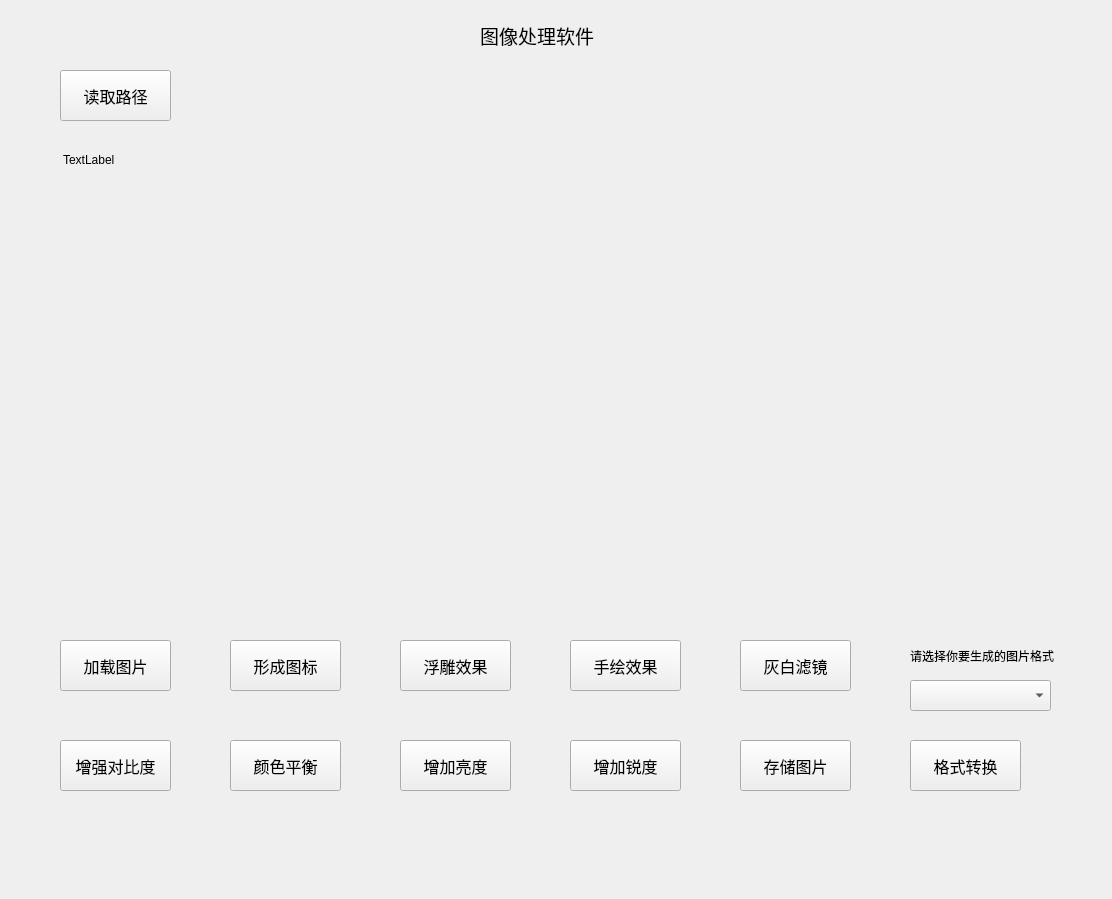
<?xml version="1.0" encoding="UTF-8"?>
<ui version="4.0">
 <class>Form</class>
 <widget class="QWidget" name="Form">
  <property name="geometry">
   <rect>
    <x>0</x>
    <y>0</y>
    <width>1112</width>
    <height>899</height>
   </rect>
  </property>
  <property name="windowTitle">
   <string>Form</string>
  </property>
  <widget class="QLabel" name="label">
   <property name="geometry">
    <rect>
     <x>480</x>
     <y>20</y>
     <width>181</width>
     <height>31</height>
    </rect>
   </property>
   <property name="font">
    <font>
     <family>Agency FB</family>
     <pointsize>14</pointsize>
    </font>
   </property>
   <property name="text">
    <string>图像处理软件</string>
   </property>
  </widget>
  <widget class="QPushButton" name="pushButton">
   <property name="geometry">
    <rect>
     <x>60</x>
     <y>70</y>
     <width>111</width>
     <height>51</height>
    </rect>
   </property>
   <property name="font">
    <font>
     <family>Agency FB</family>
     <pointsize>12</pointsize>
    </font>
   </property>
   <property name="text">
    <string>读取路径</string>
   </property>
  </widget>
  <widget class="QLabel" name="label_2">
   <property name="geometry">
    <rect>
     <x>63</x>
     <y>150</y>
     <width>61</width>
     <height>20</height>
    </rect>
   </property>
   <property name="text">
    <string>TextLabel</string>
   </property>
  </widget>
  <widget class="QPushButton" name="pushButton_2">
   <property name="geometry">
    <rect>
     <x>60</x>
     <y>640</y>
     <width>111</width>
     <height>51</height>
    </rect>
   </property>
   <property name="font">
    <font>
     <family>Agency FB</family>
     <pointsize>12</pointsize>
    </font>
   </property>
   <property name="text">
    <string>加载图片</string>
   </property>
  </widget>
  <widget class="QPushButton" name="pushButton_3">
   <property name="geometry">
    <rect>
     <x>400</x>
     <y>640</y>
     <width>111</width>
     <height>51</height>
    </rect>
   </property>
   <property name="font">
    <font>
     <family>Agency FB</family>
     <pointsize>12</pointsize>
    </font>
   </property>
   <property name="text">
    <string>浮雕效果</string>
   </property>
  </widget>
  <widget class="QPushButton" name="pushButton_4">
   <property name="geometry">
    <rect>
     <x>230</x>
     <y>640</y>
     <width>111</width>
     <height>51</height>
    </rect>
   </property>
   <property name="font">
    <font>
     <family>Agency FB</family>
     <pointsize>12</pointsize>
    </font>
   </property>
   <property name="text">
    <string>形成图标</string>
   </property>
  </widget>
  <widget class="QPushButton" name="pushButton_5">
   <property name="geometry">
    <rect>
     <x>570</x>
     <y>640</y>
     <width>111</width>
     <height>51</height>
    </rect>
   </property>
   <property name="font">
    <font>
     <family>Agency FB</family>
     <pointsize>12</pointsize>
    </font>
   </property>
   <property name="text">
    <string>手绘效果</string>
   </property>
  </widget>
  <widget class="QPushButton" name="pushButton_6">
   <property name="geometry">
    <rect>
     <x>740</x>
     <y>640</y>
     <width>111</width>
     <height>51</height>
    </rect>
   </property>
   <property name="font">
    <font>
     <family>Agency FB</family>
     <pointsize>12</pointsize>
    </font>
   </property>
   <property name="text">
    <string>灰白滤镜</string>
   </property>
  </widget>
  <widget class="QPushButton" name="pushButton_7">
   <property name="geometry">
    <rect>
     <x>60</x>
     <y>740</y>
     <width>111</width>
     <height>51</height>
    </rect>
   </property>
   <property name="font">
    <font>
     <family>Agency FB</family>
     <pointsize>12</pointsize>
    </font>
   </property>
   <property name="text">
    <string>增强对比度</string>
   </property>
  </widget>
  <widget class="QPushButton" name="pushButton_8">
   <property name="geometry">
    <rect>
     <x>230</x>
     <y>740</y>
     <width>111</width>
     <height>51</height>
    </rect>
   </property>
   <property name="font">
    <font>
     <family>Agency FB</family>
     <pointsize>12</pointsize>
    </font>
   </property>
   <property name="text">
    <string>颜色平衡</string>
   </property>
  </widget>
  <widget class="QPushButton" name="pushButton_9">
   <property name="geometry">
    <rect>
     <x>400</x>
     <y>740</y>
     <width>111</width>
     <height>51</height>
    </rect>
   </property>
   <property name="font">
    <font>
     <family>Agency FB</family>
     <pointsize>12</pointsize>
    </font>
   </property>
   <property name="text">
    <string>增加亮度</string>
   </property>
  </widget>
  <widget class="QPushButton" name="pushButton_10">
   <property name="geometry">
    <rect>
     <x>570</x>
     <y>740</y>
     <width>111</width>
     <height>51</height>
    </rect>
   </property>
   <property name="font">
    <font>
     <family>Agency FB</family>
     <pointsize>12</pointsize>
    </font>
   </property>
   <property name="text">
    <string>增加锐度</string>
   </property>
  </widget>
  <widget class="QPushButton" name="pushButton_11">
   <property name="geometry">
    <rect>
     <x>740</x>
     <y>740</y>
     <width>111</width>
     <height>51</height>
    </rect>
   </property>
   <property name="font">
    <font>
     <family>Agency FB</family>
     <pointsize>12</pointsize>
    </font>
   </property>
   <property name="text">
    <string>存储图片</string>
   </property>
  </widget>
  <widget class="QLabel" name="label_3">
   <property name="geometry">
    <rect>
     <x>910</x>
     <y>640</y>
     <width>161</width>
     <height>31</height>
    </rect>
   </property>
   <property name="text">
    <string>请选择你要生成的图片格式</string>
   </property>
  </widget>
  <widget class="QComboBox" name="comboBox">
   <property name="geometry">
    <rect>
     <x>910</x>
     <y>680</y>
     <width>141</width>
     <height>31</height>
    </rect>
   </property>
  </widget>
  <widget class="QPushButton" name="pushButton_12">
   <property name="geometry">
    <rect>
     <x>910</x>
     <y>740</y>
     <width>111</width>
     <height>51</height>
    </rect>
   </property>
   <property name="font">
    <font>
     <family>Agency FB</family>
     <pointsize>12</pointsize>
    </font>
   </property>
   <property name="text">
    <string>格式转换</string>
   </property>
  </widget>
 </widget>
 <resources/>
 <connections/>
</ui>
